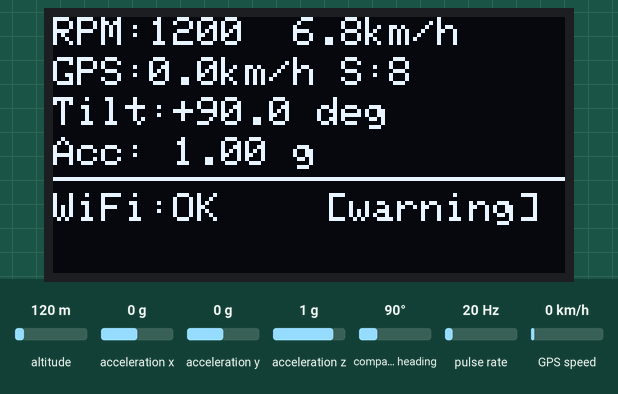
Simulated run of this sketch. Board: ESP32. Parts: 128×64 one-colour display. Wiring (inferred from the names in the program): pulse sensor: data GPIO 4; MPU-6050 motion sensor at I2C address 0x68. The inputs (shaded band) are chosen by the test bench; at power-on: pulse rate 20 Hz, acceleration y 0 g, acceleration x 0 g, altitude 120 m, acceleration z 1 g, compass heading 90°, GPS speed 0 km/h. WiFi joins after 1.5 s; servers stay silent unless stated; uploads are accepted with an empty reply; the GPS gets a fix after 3 s at 37.7749, -122.4194 with 8 satellites; what the sketch prints to the serial monitor is not drawn.

Above: at 5.1 s.
5.2 s: pulse rate (sensor on GPIO 4) set to 196 Hz
At 7.3 s:
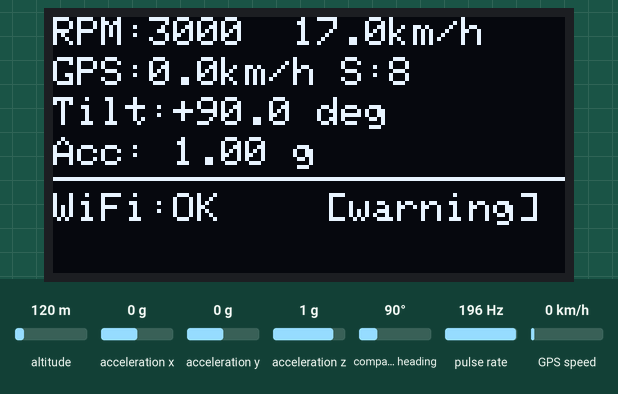
7.6 s: acceleration y set to 0.8 g
At 8.1 s:
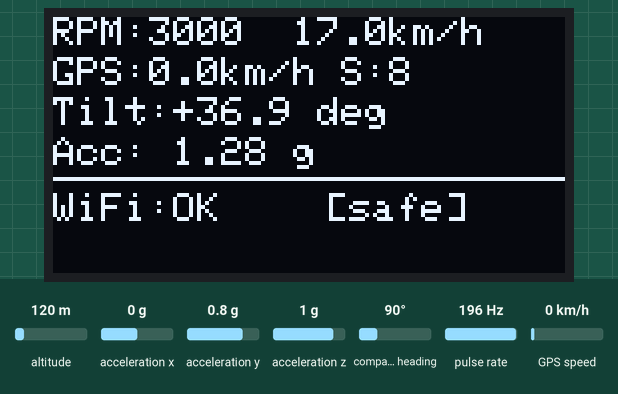
10.4 s: acceleration y set to 1.4 g
At 12.5 s:
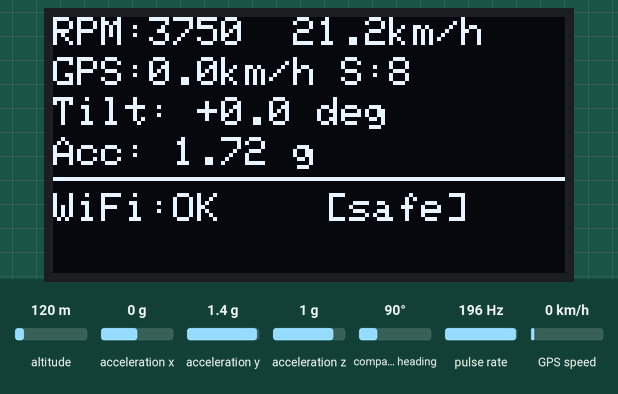
12.6 s: pulse rate (sensor on GPIO 4) set to 53 Hz
At 14.0 s:
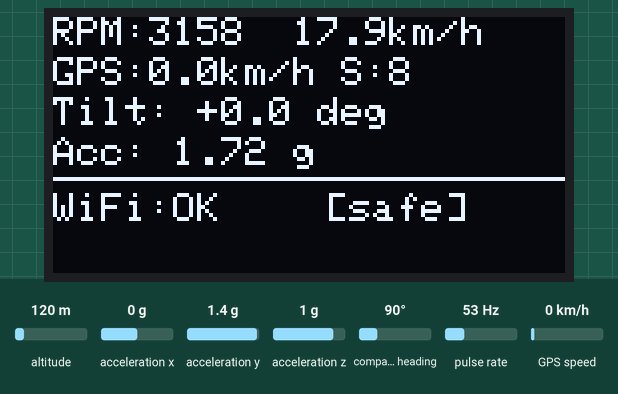
15.9 s: acceleration x set to -1.4 g
At 16.93 s:
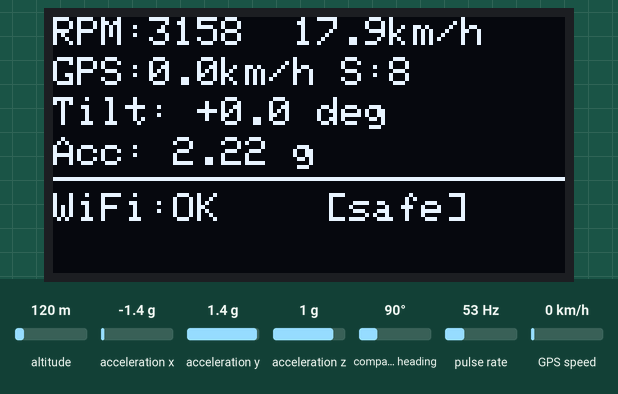
17.4 s: pulse rate (sensor on GPIO 4) set to 4 Hz
At 18.7 s:
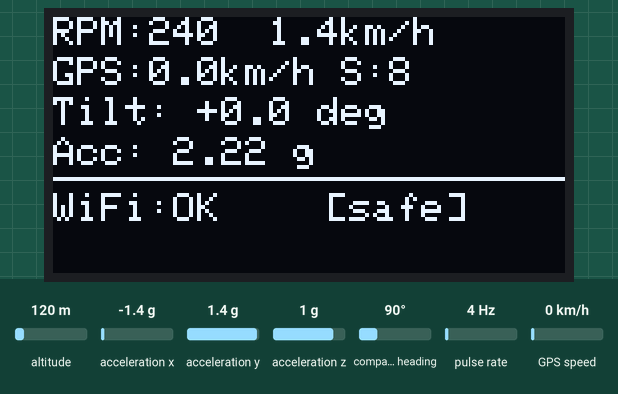
Timing chart, 0 to 20.4 s (numbered marks = the images above; inputs shaded):
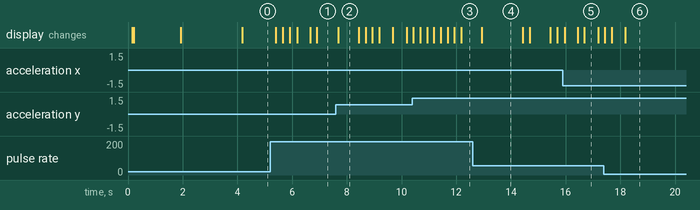

Measured:
- after the input at 5.2 s, the display: changes after 0.21 s (image 1)
- after the input at 7.6 s, the display: changes after 0.08 s (image 2)
- after the input at 10.4 s, the display: first changes at once (image 3 shows a later state)
- after the input at 12.6 s, the display: changes after 0.33 s (image 4)
- what the display in image 2 shows lasts 0.7 s, from 7.7 s to 8.4 s
- what the display in image 4 shows lasts 1.5 s, from 12.9 s to 14.4 s
- what the display in image 5 shows lasts 0.5 s, from 16.7 s to 17.2 s

The sketch:

bike_computer.ino
```cpp
#include <WiFi.h>
#include <HTTPClient.h>
#include <TinyGPS++.h>
#include <Wire.h>
#include <Adafruit_SH110X.h>
#include <ArduinoJson.h>

//WiFi
const char* ssid     = "TIGER";
const char* password = "sul2207011";

//Server
const char* serverBase  = "http://192.168.0.50:5000";
const char* updateUrl   = "http://192.168.0.50:5000/update";
const char* accidentUrl = "http://192.168.0.50:5000/accident";
const char* displayUrl  = "http://192.168.0.50:5000/display";

//Hall Sensor
const int   hallPin      = 4;
const float radiusMeters = 0.015f;

volatile unsigned long pulseCount    = 0;
volatile unsigned long lastPulseTime = 0;
volatile unsigned long pulseInterval = 0;

unsigned long lastHallCalc = 0;
float rpm          = 0.0f;
float hallSpeedKmh = 0.0f;

void IRAM_ATTR hallISR() {
  unsigned long now = millis();
  unsigned long dt  = now - lastPulseTime;
  if (dt > 15) {
    pulseInterval = dt;
    lastPulseTime = now;
    pulseCount++;
  }
}

//GPS
HardwareSerial gpsSerial(2);   // RX=16, TX=17
TinyGPSPlus    gps;

//MPU6050
const int MPU_ADDR = 0x68;
float ax_g = 0, ay_g = 0, az_g = 0, totalAcc = 0, tiltAngle = 0;
bool  mpuOK = false;

//Accident Detection
const float        TILT_THRESHOLD     = 55.0f;
const float        WARNING_TILT       = 40.0f;
const unsigned long TILT_PERSIST_TIME = 4000UL;
const unsigned long ACCIDENT_COOLDOWN = 10000UL;
const unsigned long ACCIDENT_SHOW_MS  = 5000UL;
const int          MAX_ACCIDENT_MSG   = 5;

unsigned long tiltStartTime      = 0;
unsigned long lastAccidentTime   = 0;
unsigned long accidentDisplayUntil = 0;
bool          accidentActive     = false;
int           accidentMsgCount   = 0;
String        bikeStatus         = "safe";

//OLED (SH1106, 128×64)
Adafruit_SH1106G display(128, 64, &Wire, -1);
unsigned long lastOLEDUpdate = 0;
bool          oledOK         = false;

//Display Config (from server)
String        currentTemplate  = "default";
int           displayBrightness = 255;
String        customMessage    = "";

//Timing
unsigned long lastTelemetrySend = 0;
unsigned long lastDisplayPoll   = 0;
unsigned long lastWifiCheck     = 0;

const unsigned long TELEMETRY_INTERVAL   = 3000UL;
const unsigned long DISPLAY_POLL_INTERVAL= 2000UL;
const unsigned long WIFI_CHECK_INTERVAL  = 5000UL;
const unsigned long OLED_INTERVAL        = 250UL;
const unsigned long HALL_CALC_INTERVAL   = 200UL;
const unsigned long HALL_TIMEOUT_MS      = 2000UL;

//HTTP queue
enum HttpJob { JOB_NONE, JOB_TELEMETRY, JOB_ACCIDENT, JOB_DISPLAY_POLL };
HttpJob pendingJob = JOB_NONE;

//I2C recovery helper
//Manually clocks SCL up to 9 times to free a stuck slave,
//then issues a STOP. Call before Wire.begin() and after any lockup.
void i2cRecovery() {
  const int SDA_PIN = 21;
  const int SCL_PIN = 22;
  pinMode(SDA_PIN, OUTPUT);
  pinMode(SCL_PIN, OUTPUT);
  digitalWrite(SDA_PIN, HIGH);
  for (int i = 0; i < 9; i++) {
    digitalWrite(SCL_PIN, LOW);  delayMicroseconds(5);
    digitalWrite(SCL_PIN, HIGH); delayMicroseconds(5);
  }
  //STOP condition
  digitalWrite(SDA_PIN, LOW);  delayMicroseconds(5);
  digitalWrite(SCL_PIN, HIGH); delayMicroseconds(5);
  digitalWrite(SDA_PIN, HIGH); delayMicroseconds(5);
  //Hand back to Wire
  pinMode(SDA_PIN, INPUT_PULLUP);
  pinMode(SCL_PIN, INPUT_PULLUP);
}

//OLED init with retry
bool initOLED() {
  for (int attempt = 1; attempt <= 3; attempt++) {
    Serial.printf("OLED init attempt %d/3...\n", attempt);
    i2cRecovery();
    Wire.begin(21, 22);
    Wire.setClock(100000);
    delay(50);

    if (display.begin(0x3C, true)) {
      display.clearDisplay();
      display.setTextColor(SH110X_WHITE);
      Serial.println("OLED OK");
      return true;
    }
    Serial.println("OLED not found, retrying...");
    Wire.end();
    delay(200);
  }
  Serial.println("OLED FAILED after 3 attempts – continuing without display");
  return false;
}

//MPU6050 init
bool initMPU() {
  // Reset
  Wire.beginTransmission(MPU_ADDR);
  Wire.write(0x6B); Wire.write(0x80);
  if (Wire.endTransmission() != 0) return false;
  delay(150);

  //Wake
  Wire.beginTransmission(MPU_ADDR);
  Wire.write(0x6B); Wire.write(0x00);
  if (Wire.endTransmission() != 0) return false;
  delay(50);

  //±8 g range (4096 LSB/g)
  Wire.beginTransmission(MPU_ADDR);
  Wire.write(0x1C); Wire.write(0x10);
  if (Wire.endTransmission() != 0) return false;

  //Low-pass filter: 44 Hz
  Wire.beginTransmission(MPU_ADDR);
  Wire.write(0x1A); Wire.write(0x03);
  Wire.endTransmission();

  Serial.println("MPU6050 OK");
  return true;
}


void setup() {
  Serial.begin(115200);
  delay(100);

  //OLED
  oledOK = initOLED();
  if (oledOK) {
    display.clearDisplay();
    display.setTextSize(1);
    display.setCursor(10, 25);
    display.println("Booting...");
    display.display();
  }

  //WiFi
  WiFi.begin(ssid, password);
  unsigned long wifiStart = millis();
  while (WiFi.status() != WL_CONNECTED && millis() - wifiStart < 12000) {
    delay(300);
  }
  bool wifiConnected = (WiFi.status() == WL_CONNECTED);
  Serial.println(wifiConnected ? "WiFi OK" : "WiFi FAILED");

  //Hall sensor
  pinMode(hallPin, INPUT_PULLUP);
  attachInterrupt(digitalPinToInterrupt(hallPin), hallISR, FALLING);

  //GPS
  gpsSerial.begin(9600, SERIAL_8N1, 16, 17);

  //MPU6050
  mpuOK = initMPU();

  //Boot screen
  if (oledOK) {
    display.clearDisplay();
    display.setTextSize(1);
    display.setCursor(10, 5);  display.println("MOTO-TRACK PRO v3");
    display.setCursor(10, 18); display.printf("MPU: %s", mpuOK ? "OK" : "ERR");
    display.setCursor(10, 30); display.printf("WiFi: %s", wifiConnected ? "OK" : "FAIL");
    if (wifiConnected) {
      display.setCursor(10, 42);
      display.printf("IP:%s", WiFi.localIP().toString().c_str());
    }
    display.display();
    delay(2000);
  }
}

void loop() {
  unsigned long now = millis();

  // 1. Feed GPS parser
  while (gpsSerial.available())
    gps.encode(gpsSerial.read());

  // 2. Read IMU
  readMPU();

  // 3. Hall speed calc
  if (now - lastHallCalc >= HALL_CALC_INTERVAL) {
    lastHallCalc = now;
    calcHallSpeed(now);
  }

  //4. HTTP jobs
  if (WiFi.status() == WL_CONNECTED && pendingJob == JOB_NONE) {
    if (now - lastTelemetrySend >= TELEMETRY_INTERVAL) {
      pendingJob = JOB_TELEMETRY;
    } else if (now - lastDisplayPoll >= DISPLAY_POLL_INTERVAL) {
      pendingJob = JOB_DISPLAY_POLL;
    }
  }

  //5.Execute one HTTP job per loop pass
  if (pendingJob != JOB_NONE) {
    executeHttpJob();
  }

  //6.Accident display timeout
  if (accidentActive && now >= accidentDisplayUntil) {
    accidentActive = false;
    if (tiltAngle <= WARNING_TILT) bikeStatus = "safe";
  }

  //7.OLED update
  if (oledOK && now - lastOLEDUpdate >= OLED_INTERVAL) {
    lastOLEDUpdate = now;
    renderDisplay();
  }

  //8.WiFi reconnect
  if (now - lastWifiCheck >= WIFI_CHECK_INTERVAL) {
    lastWifiCheck = now;
    if (WiFi.status() != WL_CONNECTED) {
      WiFi.reconnect();
    }
  }
}


void calcHallSpeed(unsigned long now) {
  noInterrupts();
  unsigned long intv       = pulseInterval;
  unsigned long sinceLastP = now - lastPulseTime;
  interrupts();

  if (sinceLastP > HALL_TIMEOUT_MS) {
    rpm          = 0.0f;
    hallSpeedKmh = 0.0f;
  } else if (intv > 0) {
    rpm          = 60000.0f / (float)intv;
    hallSpeedKmh = (2.0f * PI * radiusMeters * rpm * 60.0f) / 1000.0f;
  }
}

void readMPU() {
  if (!mpuOK) {
    //Attempt MPU re-init once in a while if it failed
    static unsigned long lastMpuRetry = 0;
    if (millis() - lastMpuRetry > 5000) {
      lastMpuRetry = millis();
      mpuOK = initMPU();
    }
    return;
  }

  Wire.beginTransmission(MPU_ADDR);
  Wire.write(0x3B);
  uint8_t err = Wire.endTransmission(false);
  if (err != 0) {
    mpuOK = false;
    Serial.printf("MPU I2C err: %d  will retry\n", err);
    //Attempt bus recovery
    i2cRecovery();
    Wire.begin(21, 22);
    Wire.setClock(100000);
    return;
  }

  uint8_t got = Wire.requestFrom(MPU_ADDR, 6);
  if (got != 6) { mpuOK = false; return; }

  int16_t ax_raw = (Wire.read() << 8) | Wire.read();
  int16_t ay_raw = (Wire.read() << 8) | Wire.read();
  int16_t az_raw = (Wire.read() << 8) | Wire.read();

  ax_g     = ax_raw / 4096.0f;
  ay_g     = ay_raw / 4096.0f;
  az_g     = az_raw / 4096.0f;
  totalAcc = sqrtf(ax_g*ax_g + ay_g*ay_g + az_g*az_g);

  float clamped = constrain(ay_g, -1.0f, 1.0f);
  tiltAngle = acosf(clamped) * (180.0f / PI);
  mpuOK = true;

  //Accident state machine
  unsigned long now  = millis();
  bool isFallen  = (tiltAngle >= TILT_THRESHOLD);
  bool isTilted  = (tiltAngle >= WARNING_TILT);

  if (isFallen) {
    if (tiltStartTime == 0) tiltStartTime = now;
  } else {
    tiltStartTime = 0;
    //Reset per-accident message counter only once fully upright
    if (!isTilted) accidentMsgCount = 0;
  }

  bool persistedFall = isFallen && (now - tiltStartTime >= TILT_PERSIST_TIME);
  bool cooldownOver  = (now - lastAccidentTime > ACCIDENT_COOLDOWN);

  if (persistedFall && cooldownOver) {
    lastAccidentTime     = now;
    accidentActive       = true;
    accidentDisplayUntil = now + ACCIDENT_SHOW_MS;
    tiltStartTime        = 0;
    bikeStatus           = "accident";
    Serial.println("*** ACCIDENT DETECTED ***");

    // Queue accident alert (higher priority than telemetry)
    if (accidentMsgCount < MAX_ACCIDENT_MSG) {
      pendingJob = JOB_ACCIDENT;   // will be sent next loop pass
      accidentMsgCount++;
    }
  } else if (!accidentActive) {
    bikeStatus = isTilted ? "warning" : "safe";
  }
}

//  Builds telemetry JSON into a fixed buffer
void buildTelemetryJson(char* buf, size_t len) {
  float gpsSpd = gps.location.isValid() ? gps.speed.kmph() : 0.0f;
  double lat   = gps.location.isValid() ? gps.location.lat() : 0.0;
  double lng   = gps.location.isValid() ? gps.location.lng() : 0.0;

  snprintf(buf, len,
    "{\"lat\":%.6f,\"lng\":%.6f,\"speed\":%.1f,"
    "\"satellites\":%u,\"hall_speed\":%.1f,\"rpm\":%.0f,"
    "\"tilt_angle\":%.1f,\"total_accel\":%.2f,\"status\":\"%s\"}",
    lat, lng, gpsSpd,
    gps.satellites.value(), hallSpeedKmh, rpm,
    tiltAngle, totalAcc, bikeStatus.c_str()
  );
}

void applyDisplayConfig(const char* jsonStr) {
  StaticJsonDocument<256> doc;
  if (deserializeJson(doc, jsonStr) != DeserializationError::Ok) return;

  JsonVariant root;
  if (doc.containsKey("display"))
    root = doc["display"].as<JsonVariant>();
  else
    root = doc.as<JsonVariant>();

  if (root.containsKey("template"))       currentTemplate   = root["template"].as<String>();
  if (root.containsKey("brightness"))     displayBrightness = root["brightness"].as<int>();
  if (root.containsKey("custom_message")) customMessage     = root["custom_message"].as<String>();
}


void executeHttpJob() {
  HTTPClient http;
  char buf[320];

  switch (pendingJob) {

    case JOB_TELEMETRY:
      lastTelemetrySend = millis();
      buildTelemetryJson(buf, sizeof(buf));
      http.begin(updateUrl);
      http.addHeader("Content-Type", "application/json");
      http.setTimeout(2500);
      if (http.POST(buf) > 0) {
        String resp = http.getString();
        applyDisplayConfig(resp.c_str());
      }
      http.end();
      break;

    case JOB_ACCIDENT: {
      double lat = gps.location.isValid() ? gps.location.lat() : 0.0;
      double lng = gps.location.isValid() ? gps.location.lng() : 0.0;
      snprintf(buf, sizeof(buf), "{\"lat\":%.6f,\"lng\":%.6f}", lat, lng);
      http.begin(accidentUrl);
      http.addHeader("Content-Type", "application/json");
      http.setTimeout(2500);
      http.POST(buf);
      http.end();
      Serial.println("Accident alert sent");
      break;
    }

    case JOB_DISPLAY_POLL:
      lastDisplayPoll = millis();
      http.begin(displayUrl);
      http.setTimeout(2000);
      if (http.GET() == 200) {
        String resp = http.getString();
        applyDisplayConfig(resp.c_str());
      }
      http.end();
      break;

    default: break;
  }

  pendingJob = JOB_NONE;
}

void renderDisplay() {
  if (currentTemplate == "off") {
    display.clearDisplay();
    display.display();
    return;
  }

  display.setContrast((uint8_t)displayBrightness);
  display.clearDisplay();
  display.setTextSize(1);
  display.setTextColor(SH110X_WHITE);

  // default
  if (currentTemplate == "default") {
    display.setCursor(0, 0);
    display.printf("RPM:%.0f  %.1fkm/h", rpm, hallSpeedKmh);
    display.setCursor(0, 10);
    if (gps.location.isValid())
      display.printf("GPS:%.1fkm/h S:%u", gps.speed.kmph(), gps.satellites.value());
    else
      display.print("GPS: No fix");

    display.setCursor(0, 20);
    if (!mpuOK) display.print("MPU: ERROR");
    else        display.printf("Tilt:%+5.1f deg", tiltAngle);

    display.setCursor(0, 30);
    if (!mpuOK) display.print("Acc: --");
    else        display.printf("Acc: %.2f g", totalAcc);

    display.drawLine(0, 40, 128, 40, SH110X_WHITE);
    display.setCursor(0, 44);
    display.print(WiFi.status() == WL_CONNECTED ? "WiFi:OK" : "WiFi:DOWN");
    display.setCursor(68, 44);
    display.printf("[%s]", bikeStatus.c_str());
  }

  // speed_only
  else if (currentTemplate == "speed_only") {
    display.setTextSize(3);
    display.setCursor(10, 5);
    display.printf("%.0f", hallSpeedKmh);
    display.setTextSize(1);
    display.setCursor(90, 15); display.print("km/h");
    display.setCursor(10, 40); display.print("Hall Speed");
    display.setCursor(10, 52);
    display.printf("GPS: %.1f km/h", gps.location.isValid() ? gps.speed.kmph() : 0.0f);
  }

  // gps_only
  else if (currentTemplate == "gps_only") {
    if (gps.location.isValid()) {
      display.setCursor(0, 0);  display.printf("Lat: %.6f", gps.location.lat());
      display.setCursor(0, 12); display.printf("Lng: %.6f", gps.location.lng());
      display.setCursor(0, 28); display.printf("Spd: %.1f km/h", gps.speed.kmph());
      display.setCursor(0, 40); display.printf("Sats: %u", gps.satellites.value());
    } else {
      display.setCursor(0, 0);  display.print("GPS: Searching...");
      display.setCursor(0, 14); display.printf("Sats: %u", gps.satellites.value());
    }
  }

  // minimal
  else if (currentTemplate == "minimal") {
    display.setTextSize(4);
    display.setCursor(15, 8);
    display.printf("%.0f", hallSpeedKmh);
    display.setTextSize(1);
    display.setCursor(48, 50); display.print("km/h");
  }

  // custom
  else if (currentTemplate == "custom") {
    display.setTextSize(2);
    int msgLen = customMessage.length();
    int x = max(0, (128 - msgLen * 12) / 2);
    display.setCursor(x, 22);
    display.print(customMessage);
  }

  //Accident overlay
  if (accidentActive) {
    display.fillRect(0, 48, 128, 16, SH110X_WHITE);
    display.setTextColor(SH110X_BLACK);
    display.setTextSize(1);
    display.setCursor(25, 52);
    display.print("!! ACCIDENT !!");
    display.setTextColor(SH110X_WHITE);
  }

  display.display();
}
```
